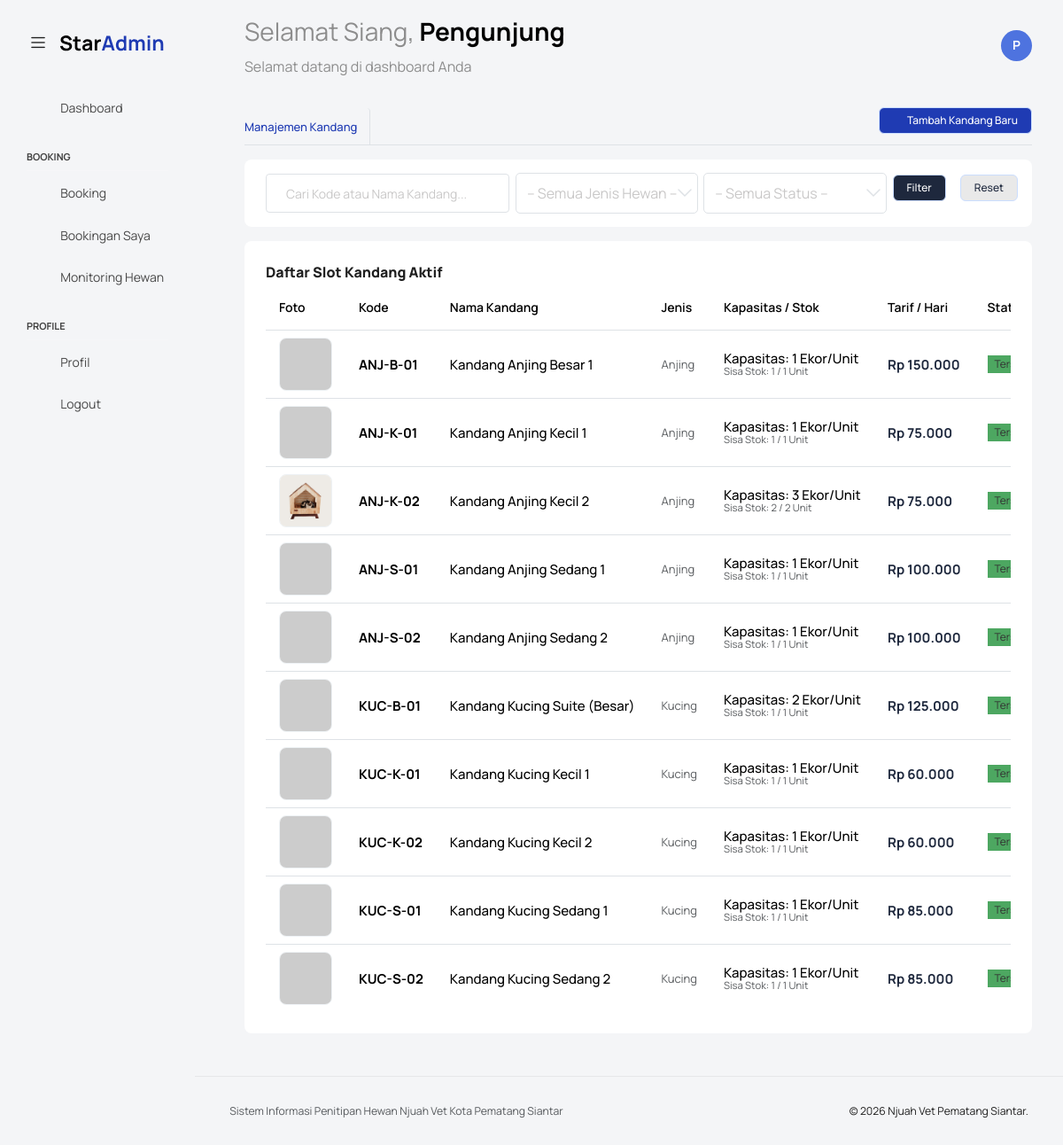
The app's page /kandang/index.php with its own data.
### tables this page shows
CREATE TABLE `kandang` (
  `id_kandang` int(11) NOT NULL,
  `kode_kandang` varchar(20) NOT NULL COMMENT 'Kode unik kandang (contoh: ANJ-S-01)',
  `nama_kandang` varchar(100) NOT NULL COMMENT 'Nama deskriptif kandang',
  `tipe_hewan` enum('Anjing','Kucing') NOT NULL COMMENT 'Peruntukan jenis hewan',
  `ukuran` enum('Kecil','Sedang','Besar') NOT NULL,
  `tarif_per_hari` decimal(10,2) NOT NULL COMMENT 'Harga sewa per hari (Rupiah)',
  `fasilitas` text DEFAULT NULL COMMENT 'Deskripsi fasilitas kandang',
  `kapasitas` tinyint(4) NOT NULL DEFAULT 1 COMMENT 'Jumlah hewan yang bisa ditampung',
  `stok` int(11) NOT NULL DEFAULT 1,
  `is_active` tinyint(1) NOT NULL DEFAULT 1 COMMENT '1 = Aktif/Tersedia, 0 = Dihapus (Soft Delete)',
  `foto_kandang` varchar(255) DEFAULT NULL COMMENT 'Path/URL foto kandang',
  `created_at` datetime NOT NULL DEFAULT current_timestamp(),
  `updated_at` datetime NOT NULL DEFAULT current_timestamp() ON UPDATE current_timestamp()
);

### kandang/index.php (the view, shortened to what this page needs)
<?php
require '../templates/header.php';
require '../templates/navbar.php';
require '../templates/sidebar.php';
$search = mysqli_real_escape_string($koneksi, $_GET['search'] ?? '');
$where_clauses = ["is_active = 1"];
$where_sql = implode(' AND ', $where_clauses);
$query_kandang = "SELECT * FROM kandang WHERE $where_sql ORDER BY kode_kandang ASC";
$result_kandang = mysqli_query($koneksi, $query_kandang);
?>
<div class="main-panel">
    <div class="content-wrapper">
        <div class="row">
            <div class="col-sm-12">
                <div class="home-tab">
                    <div class="d-sm-flex align-items-center justify-content-between border-bottom mb-3">
                        <ul class="nav nav-tabs" role="tablist">
                            <li class="nav-item">
                                <a class="nav-link active ps-0" id="home-tab" data-bs-toggle="tab" href="#overview" role="tab" aria-selected="true">Manajemen Kandang</a>
                            </li>
                        </ul>
                        <div>
                            <div class="btn-wrapper">
                                <a href="tambah.php" class="btn btn-primary text-white me-0">
                                    <i class="mdi mdi-plus-box"></i> Tambah Kandang Baru
                                </a>
                            </div>
                        </div>
                    </div>
                    <div class="card card-rounded mb-3">
                        <div class="card-body py-3">
                            <form method="GET" action="index.php" class="row g-2 align-items-center">
                                <div class="col-sm-4">
                                    <input type="text" name="search" class="form-control" placeholder="Cari Kode atau Nama Kandang..." value="<?= htmlspecialchars($search); ?>">
                                </div>
                                <div class="col-sm-3">
                                    <select name="tipe_hewan" class="form-select">
                                        <option value="">-- Semua Jenis Hewan --</option>
                                    </select>
                                </div>
                                <div class="col-sm-3">
                                    <select name="status" class="form-select">
                                        <option value="">-- Semua Status --</option>
                                    </select>
                                </div>
                                <div class="col-sm-2 d-flex gap-1">
                                    <button type="submit" class="btn btn-dark text-white w-100">Filter</button>
                                    <a href="index.php" class="btn btn-light">Reset</a>
                                </div>
                            </form>
                        </div>
                    </div>
                    <div class="row">
                        <div class="col-12 grid-margin stretch-card">
                            <div class="card card-rounded">
                                <div class="card-body">
                                    <h4 class="card-title card-title-dash">Daftar Slot Kandang Aktif</h4>
                                    <div class="table-responsive mt-1">
                                        <table class="table table-hover table-sm" style="font-size:14px;">
                                            <thead>
                                                <tr>
                                                    <th style="width: 80px;">Foto</th>
                                                    <th>Kode</th>
                                                    <th>Nama Kandang</th>
                                                    <th>Jenis</th>
                                                    <th>Kapasitas / Stok</th>
                                                    <th>Tarif / Hari</th>
                                                    <th>Status</th>
                                                </tr>
                                            </thead>
                                            <tbody>
                                                <?php
                                                while ($row = mysqli_fetch_assoc($result_kandang)):
                                                    $id_kd = $row['id_kandang'];
                                                    $today = date('Y-m-d');
                                                    $query_occ = "SELECT COUNT(*) as terpakai FROM penitipan_hewan ph
                  JOIN penitipan p ON ph.id_penitipan = p.id_penitipan
                  WHERE ph.id_kandang = $id_kd
                  AND p.status_penitipan IN ('Disetujui', 'Sedang Dititipkan')
                  AND '$today' BETWEEN p.tgl_mulai AND p.tgl_selesai";
                                                    $res_occ = mysqli_query($koneksi, $query_occ);
                                                    $occ_data = mysqli_fetch_assoc($res_occ);
                                                    $slot_terpakai = (int)($occ_data['terpakai'] ?? 0);
                                                    $stok_fisik = (int)$row['stok'];
                                                    $sisa_stok_tampil = $stok_fisik - $slot_terpakai;
                                                    $total_kapasitas_maksimal = $row['kapasitas'] * $stok_fisik;
                                                    $status_real = ($slot_terpakai >= $total_kapasitas_maksimal) ? 'Penuh' : 'Tersedia';
                                                    $gambar_path = '../uploads/kandang/' . $row['foto_kandang'];
                                                    if (!empty($row['foto_kandang'])) {
                                                        $source_img = $gambar_path;
                                                    } else {
                                                        $source_img = 'https://via.placeholder.com/60x60/f8f9fa/6c757d?text=No+Image';
                                                    }
                                                ?>
                                                    <tr>
                                                        <td>
                                                            <img src="<?= $source_img; ?>" alt="Foto" style="width: 60px; height: 60px; object-fit: cover; border-radius: 8px; border: 1px solid #eef2f5; display: block;">
                                                        </td>
                                                        <td>
                                                            <h6 class="mb-0 fw-bold"><?= htmlspecialchars($row['kode_kandang']); ?></h6>
                                                        </td>
                                                        <td>
                                                            <h6 class="mb-0"><?= htmlspecialchars($row['nama_kandang']); ?></h6>
                                                        </td>
                                                        <td><span class="text-muted"><?= htmlspecialchars($row['tipe_hewan']); ?></span></td>
                                                        <td>
                                                            <h6 class="mb-0">Kapasitas: <?= $row['kapasitas']; ?> Ekor/Unit</h6>
                                                            <small class="text-muted">Sisa Stok: <?= $sisa_stok_tampil; ?> / <?= $stok_fisik; ?> Unit</small>
                                                        </td>
                                                        <td>
                                                            <h6 class="mb-0 fw-bold text-dark">Rp <?= number_format($row['tarif_per_hari'], 0, ',', '.'); ?></h6>
                                                        </td>
                                                        <td>
                                                            <?php if ($status_real === 'Penuh'): ?>
                                                                <span class="badge bg-opacity-danger  bg-danger py-1 px-2">Penuh</span>
                                                            <?php else: ?>
                                                                <span class="badge bg-opacity-success  bg-success py-1 px-2">Tersedia</span>
                                                            <?php endif; ?>
                                                        </td>
                                                    </tr>
                                                <?php endwhile; ?>
                                            </tbody>
                                        </table>
                                    </div>
                                </div>
                            </div>
                        </div>
                    </div>
                </div>
            </div>
        </div>
    </div>
    <?php require '../templates/footer.php'; ?>

### records on screen
kandang: kode_kandang "ANJ-B-01", nama_kandang "Kandang Anjing Besar 1", tipe_hewan "Anjing", kapasitas "1", stok "1", tarif_per_hari "150.000", shows "Tersedia"
kandang: kode_kandang "ANJ-K-01", nama_kandang "Kandang Anjing Kecil 1", tipe_hewan "Anjing", kapasitas "1", stok "1", tarif_per_hari "75.000", shows "Tersedia"
kandang: foto_kandang (picture), kode_kandang "ANJ-K-02", nama_kandang "Kandang Anjing Kecil 2", tipe_hewan "Anjing", kapasitas "3", stok "2", tarif_per_hari "75.000", shows "Tersedia"
kandang: kode_kandang "ANJ-S-01", nama_kandang "Kandang Anjing Sedang 1", tipe_hewan "Anjing", kapasitas "1", stok "1", tarif_per_hari "100.000", shows "Tersedia"
kandang: kode_kandang "ANJ-S-02", nama_kandang "Kandang Anjing Sedang 2", tipe_hewan "Anjing", kapasitas "1", stok "1", tarif_per_hari "100.000", shows "Tersedia"
kandang: kode_kandang "KUC-B-01", nama_kandang "Kandang Kucing Suite (Besar)", tipe_hewan "Kucing", kapasitas "2", stok "1", tarif_per_hari "125.000", shows "Tersedia"
kandang: kode_kandang "KUC-K-01", nama_kandang "Kandang Kucing Kecil 1", tipe_hewan "Kucing", kapasitas "1", stok "1", tarif_per_hari "60.000", shows "Tersedia"
kandang: kode_kandang "KUC-K-02", nama_kandang "Kandang Kucing Kecil 2", tipe_hewan "Kucing", kapasitas "1", stok "1", tarif_per_hari "60.000", shows "Tersedia"
kandang: kode_kandang "KUC-S-01", nama_kandang "Kandang Kucing Sedang 1", tipe_hewan "Kucing", kapasitas "1", stok "1", tarif_per_hari "85.000", shows "Tersedia"
kandang: kode_kandang "KUC-S-02", nama_kandang "Kandang Kucing Sedang 2", tipe_hewan "Kucing", kapasitas "1", stok "1", tarif_per_hari "85.000", shows "Tersedia"

### other values on screen
$sapaan "Selamat Siang"
$nama_user "Pengunjung"
$inisial "P"
